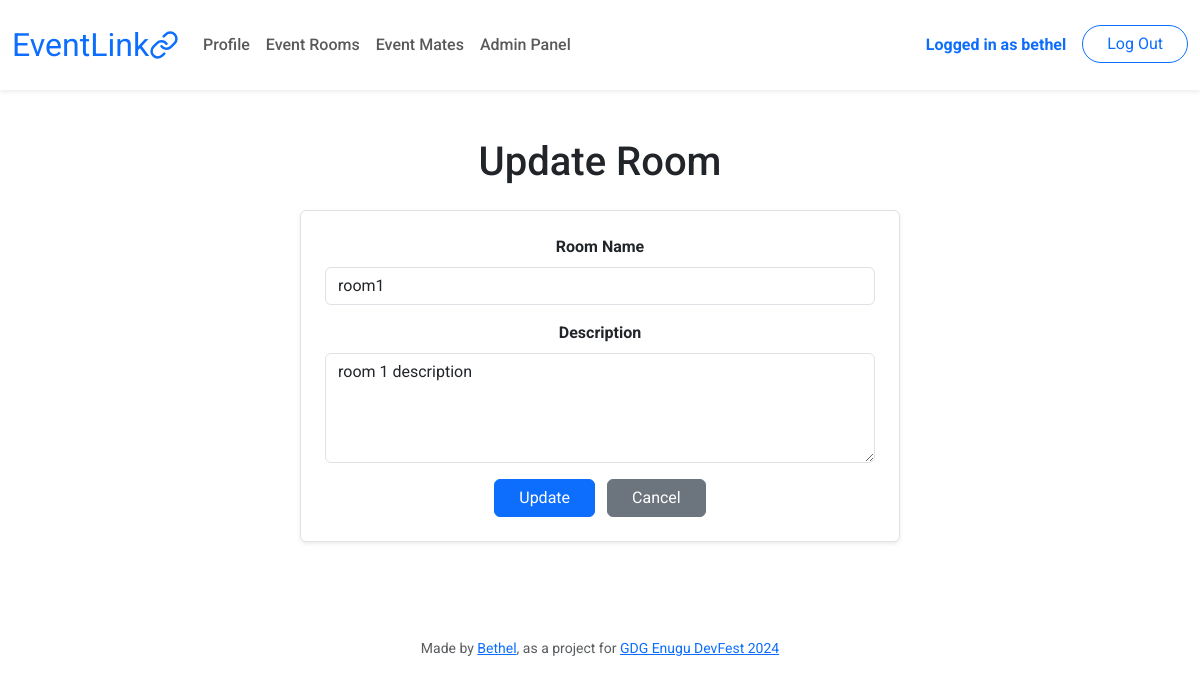
Screenshot of /rooms/update?room_id=2 (signed in) with the database file from the repository.
### tables this page shows
CREATE TABLE users (
    id INTEGER PRIMARY KEY AUTOINCREMENT NOT NULL,
    username TEXT NOT NULL UNIQUE,
    hash TEXT NOT NULL,
    role INTEGER NOT NULL DEFAULT 0 CHECK (role IN (0, 1)),
    profile_link TEXT NOT NULL,
    created_at DATETIME DEFAULT CURRENT_TIMESTAMP,
    updated_at DATETIME DEFAULT CURRENT_TIMESTAMP
);

CREATE TABLE rooms (
    id INTEGER PRIMARY KEY AUTOINCREMENT NOT NULL,
    name TEXT NOT NULL UNIQUE,
    description TEXT NOT NULL,
    key TEXT NOT NULL UNIQUE,
    status INTEGER NOT NULL DEFAULT 0 CHECK (status IN (0, 1)),
    creator_id INTEGER NOT NULL,
    created_at DATETIME DEFAULT CURRENT_TIMESTAMP,
    updated_at DATETIME DEFAULT CURRENT_TIMESTAMP,
    FOREIGN KEY (creator_id) REFERENCES users(id)
);

### app.py (the view, shortened to what this page needs)
@app.route("/rooms/update", methods=["GET", "POST"])
@login_required
def update_room():
    id = session["user_id"]
    info = db.execute("SELECT * FROM users WHERE id=?;", id)[0]
    if request.method == "GET":
        room_id = request.args.get("room_id")
        room = db.execute("SELECT * FROM rooms WHERE id=?;", room_id)[0]
        return render_template("edit_room.html", info=info, room=room)

### app.py (called while the page is built)
@app.after_request
def after_request(response):
    response.headers["Cache-Control"] = "no-cache, no-store, must-revalidate"
    response.headers["Expires"] = 0
    response.headers["Pragma"] = "no-cache"
    return response

### helpers.py (called while the page is built)
def login_required(f):
    @wraps(f)
    def decorated_function(*args, **kwargs):
        if session.get("user_id") is None:
            return redirect("/login")
        return f(*args, **kwargs)
    return decorated_function

### templates/edit_room.html (shortened to what this page needs)
{% extends "layout.html" %} {% block title %}Create Room{% endblock %} {% block
main %}
<div class="container">
  <h1 class="mb-4 text-center">
    {% if room %}Update{% else %}Create{% endif %} Room
  </h1>
  <form
    action="{% if room %}/rooms/update{% else %}/rooms/create{% endif %}"
    method="POST"
    class="p-4 border rounded shadow-sm mx-auto"
    style="max-width: 600px"
  >
    <div class="mb-3">
      <label for="name" class="form-label fw-bold">Room Name</label>
      <input
        type="text"
        class="form-control"
        id="name"
        name="name"
        value="{% if room %}{{ room.name }}{% endif %}"
        placeholder="Enter Room Name"
        required
      />
    </div>
    <div class="mb-3">
      <label for="bio" class="form-label fw-bold">Description</label>
      <textarea
        class="form-control"
        id="bio"
        name="description"
        rows="4"
        placeholder="Enter a brief description"
        required
      >
{% if room %}{{ room.description }}{% endif %}</textarea
      >
    </div>
    <div class="text-center">
      <button type="submit" class="btn btn-primary px-4">
        {% if room %}Update{% else %}Create{% endif %}
      </button>
      <a href="/profile" class="btn btn-secondary ms-2 px-4">Cancel</a>
    </div>
  </form>
</div>
{% endblock %}

### templates/layout.html (shortened to what this page needs)
<!DOCTYPE html>
<html lang="en">
  <head>
    <link
      href="https://cdn.jsdelivr.net/npm/bootstrap@5.3.2/dist/css/bootstrap.min.css"
      rel="stylesheet"
    />
    <link href="/static/styles.css" rel="stylesheet" />
  </head>
  <body>
    <nav class="navbar navbar-expand-md navbar-light bg-white shadow-sm py-3">
      <div class="container-fluid">
        <a class="navbar-brand d-flex align-items-center" href="/">
          <span class="text-primary">EventLink</span>
          <img
            src="/static/images/chain.svg"
            width="30"
            height="30"
            alt="logo"
          />
        </a>
        <div class="collapse navbar-collapse" id="navbar">
          {% if session["user_id"] %}
          <ul class="navbar-nav me-auto">
            <li class="nav-item">
              <a class="nav-link fw-medium" href="/profile">Profile</a>
            </li>
            <li class="nav-item">
              <a class="nav-link fw-medium" href="/rooms">Event Rooms</a>
            </li>
            <li class="nav-item">
              <a class="nav-link fw-medium" href="/mates">Event Mates</a>
            </li>
            {% if info.role == 1 %}
            <li class="nav-item">
              <a class="nav-link fw-medium" href="/admin">Admin Panel</a>
            </li>
            {% endif %}
          </ul>
          <ul class="navbar-nav ms-auto">
            <li class="nav-item">
              <a class="nav-link text-primary fw-bold"
                >Logged in as {{ info.username }}</a
              >
            </li>
            <li class="nav-item">
              <a
                class="btn btn-outline-primary rounded-pill ms-2 px-4"
                href="/logout"
                >Log Out</a
              >
            </li>
          </ul>
          {% endif %}
        </div>
      </div>
    </nav>
    <main class="container py-5 px-3 text-center">
      {% block main %}{% endblock %}
    </main>
    <footer class="mt-5">
      <p class="mb-3 small text-center text-muted">
        Made by <a class="footer-link" href="">Bethel</a>, as a project for
        <a
          class="footer-link"
          href="https://cs50.harvard.edu/x/2024/"
          target="_blank"
          >GDG Enugu DevFest 2024</a
        >
      </p>
    </footer>
  </body>
</html>

### static/styles.css (style rules this page uses)
nav .navbar-brand { font-size: xx-large; }
body { font-family: "Roboto", sans-serif; }

### rows the page displays
users: username "bethel"
rooms: name "room1", description "room 1 description"
